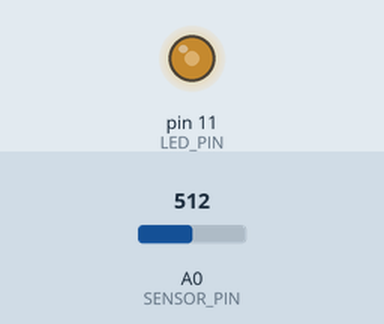
This sketch was run on a simulated Arduino Uno, built with avr-gcc and run on an emulated ATmega328P. Shown: output pins drawn as LEDs (lit = HIGH). The inputs (shaded band) are chosen by the test bench; at power-on: A0 (SENSOR_PIN) = 512.

Above: at 1.2 s.
1.3 s: A0 (SENSOR_PIN) set to 716
At 1.8 s:
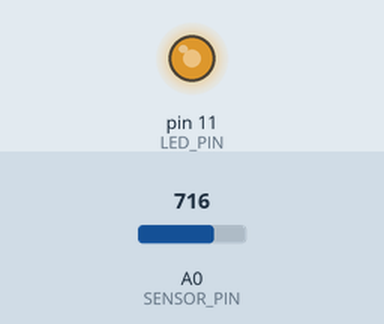
2.8 s: A0 (SENSOR_PIN) set to 900
At 3.3 s:
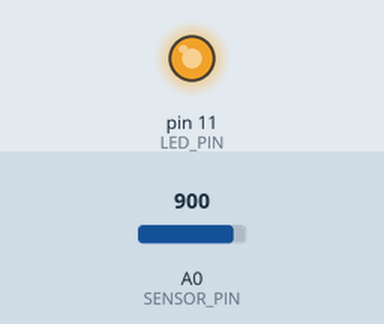
4.3 s: A0 (SENSOR_PIN) set to 122
At 4.7 s:
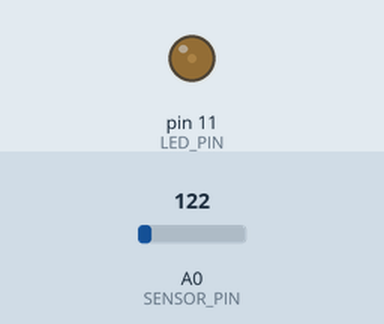
5.8 s: A0 (SENSOR_PIN) set to 0
At 6.2 s:
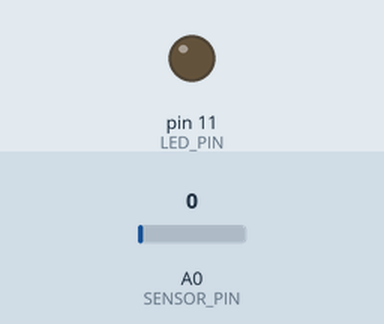
7.3 s: A0 (SENSOR_PIN) set to 511
At 7.6 s:
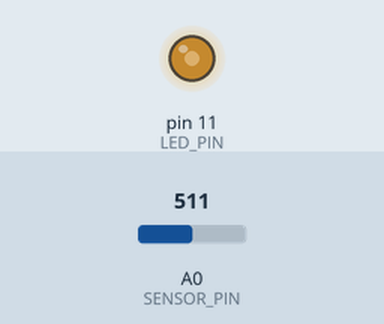
Timing chart, 0 to 9.8 s (numbered marks = the images above; inputs shaded):
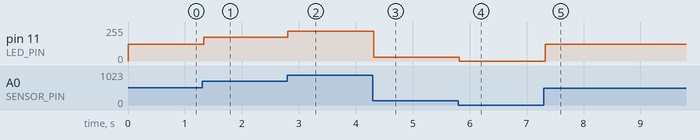

The sketch:

capacitive_sensing.ino
```cpp
const int LED_PIN = 11;
const int SENSOR_PIN = A0;

void setup() {
}

long sensorValue = 0;

void loop() {
  sensorValue = analogRead(SENSOR_PIN);
  analogWrite(LED_PIN, (sensorValue * 255) / 1024);
  delay(30);
}
```

Measured:
- after the input at 1.3 s, pin 11 (LED_PIN): 127/255 → 178/255 at once
- after the input at 2.8 s, pin 11 (LED_PIN): 178/255 → 224/255 at once
- after the input at 4.3 s, pin 11 (LED_PIN): 224/255 → 30/255 at once
- after the input at 5.8 s, pin 11 (LED_PIN): 30/255 → 0/255 at once
- after the input at 7.3 s, pin 11 (LED_PIN): 0/255 → 127/255 at once
